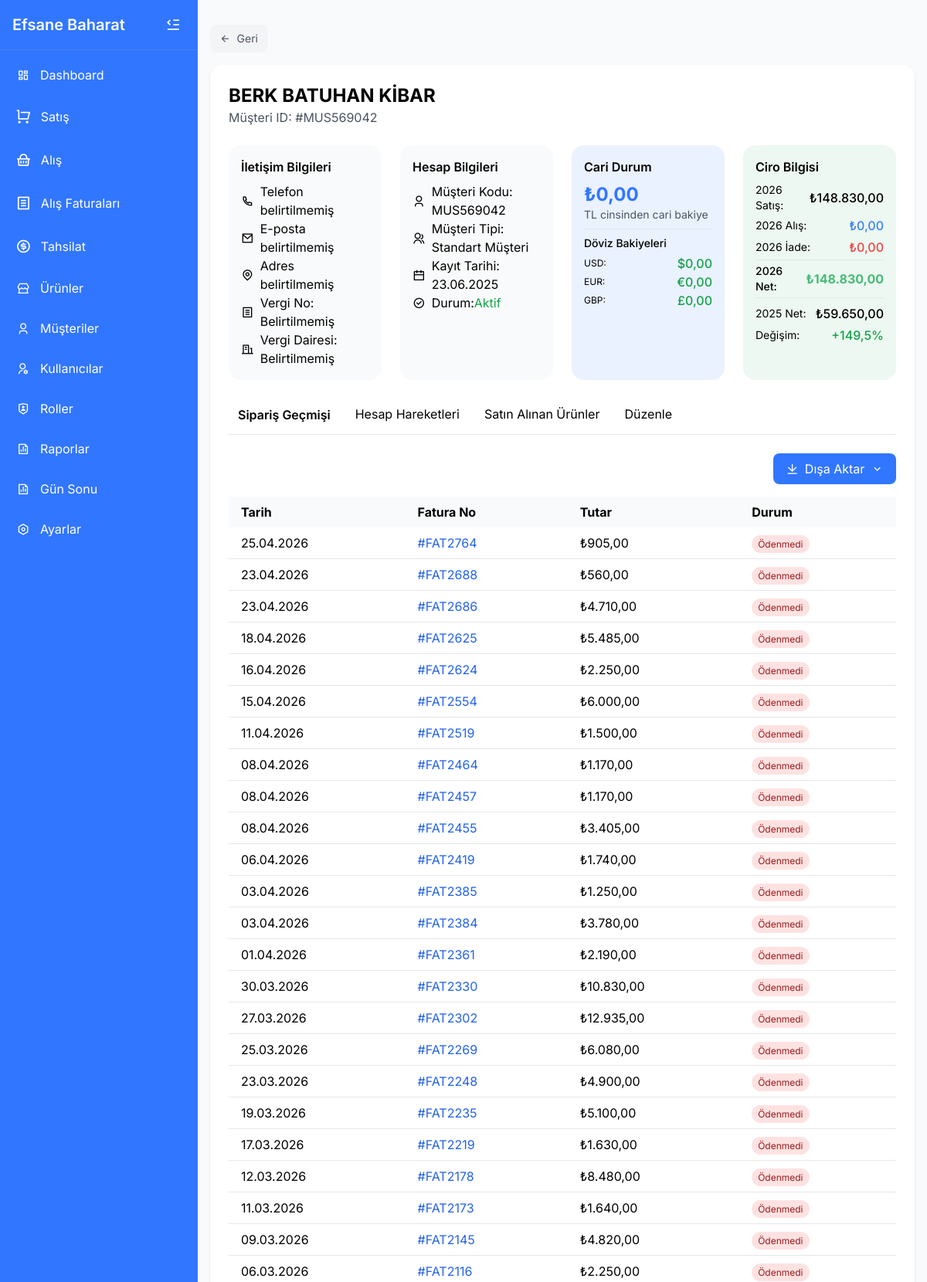
Screenshot of /musteri_detay.php?id=106 (signed in, upper part) with the database file from the repository.
### tables this page shows
CREATE TABLE `musteriler` (
  `id` int(11) NOT NULL,
  `musteri_kodu` varchar(20) DEFAULT NULL,
  `ad` varchar(100) NOT NULL,
  `soyad` varchar(100) DEFAULT NULL,
  `telefon` varchar(20) DEFAULT NULL,
  `adres` text DEFAULT NULL,
  `vergi_no` varchar(50) DEFAULT NULL,
  `tip_id` int(11) DEFAULT NULL,
  `cari_bakiye` decimal(10,2) NOT NULL DEFAULT 0.00,
  `usd_bakiye` decimal(10,2) NOT NULL DEFAULT 0.00,
  `eur_bakiye` decimal(10,2) NOT NULL DEFAULT 0.00,
  `gbp_bakiye` decimal(10,2) NOT NULL DEFAULT 0.00,
  `aktif` tinyint(1) NOT NULL DEFAULT 1,
  `email` varchar(255) DEFAULT NULL,
  `vergi_dairesi` varchar(100) DEFAULT NULL,
  `created_at` timestamp NOT NULL DEFAULT current_timestamp(),
  `updated_at` timestamp NOT NULL DEFAULT current_timestamp() ON UPDATE current_timestamp(),
  `notlar` text DEFAULT NULL
);

CREATE TABLE `musteri_tipleri` (
  `id` int(11) NOT NULL,
  `tip_adi` varchar(50) NOT NULL,
  `aciklama` text DEFAULT NULL,
  `durum` tinyint(1) NOT NULL DEFAULT 1
);

CREATE TABLE `faturalar` (
  `id` int(11) NOT NULL,
  `fatura_no` varchar(50) DEFAULT NULL,
  `fatura_tarihi` date NOT NULL,
  `vade_tarihi` date DEFAULT NULL,
  `fatura_turu` enum('satis','alis') NOT NULL,
  `para_birimi` enum('TRY','USD','EUR','GBP') NOT NULL DEFAULT 'TRY',
  `doviz_kuru` decimal(10,4) DEFAULT NULL,
  `musteri_id` int(11) DEFAULT NULL,
  `tedarikci_id` int(11) DEFAULT NULL,
  `toplam_tutar` decimal(10,2) NOT NULL DEFAULT 0.00,
  `indirim_tutari` decimal(10,2) NOT NULL DEFAULT 0.00,
  `vergi_tutari` decimal(10,2) NOT NULL DEFAULT 0.00,
  `genel_toplam` decimal(10,2) NOT NULL DEFAULT 0.00,
  `aciklama` text DEFAULT NULL,
  `odeme_durumu` enum('odenmedi','kismen_odendi','odendi') NOT NULL DEFAULT 'odenmedi',
  `odenen_tutar` decimal(10,2) NOT NULL DEFAULT 0.00,
  `kalan_tutar` decimal(10,2) NOT NULL DEFAULT 0.00,
  `kullanici_id` int(11) DEFAULT NULL,
  `iptal` tinyint(1) NOT NULL DEFAULT 0,
  `onay_durumu` enum('bekliyor','onaylandi','reddedildi') NOT NULL DEFAULT 'bekliyor',
  `onayli` tinyint(1) NOT NULL DEFAULT 0,
  `created_at` timestamp NOT NULL DEFAULT current_timestamp(),
  `updated_at` timestamp NOT NULL DEFAULT current_timestamp() ON UPDATE current_timestamp()
);

### musteri_detay.php (the view, shortened to what this page needs)
<?php
require_once 'guncelbakiye.php';
$isModal = isset($_GET['modal']) && $_GET['modal'] == '1';
if (!$isModal) {
    include 'includes/header.php';
}
$id = isset($_GET['id']) ? intval($_GET['id']) : 0;
$stmt = $pdo->prepare("SELECT * FROM musteriler WHERE id = :id");
$stmt->execute([':id'=>$id]);
$musteri = $stmt->fetch(PDO::FETCH_ASSOC);
$adSoyad    = trim($musteri['ad'].' '.$musteri['soyad']);
$musteriID  = $musteri['musteri_kodu'] ?? ('MUS00'.$musteri['id']);
$cariBakiye = getMusteriCariBakiye($pdo, $musteri['id']);
$cariBakiyeFormatted = number_format($cariBakiye, 2, ',', '.');
$usdBakiye = $musteri['usd_bakiye'] ?? 0;
$eurBakiye = $musteri['eur_bakiye'] ?? 0;
$gbpBakiye = $musteri['gbp_bakiye'] ?? 0;
function getMusteriCariBakiye($pdo, $musteri_id){
    $stmtS = $pdo->prepare("
        SELECT COALESCE(SUM(toplam_tutar),0) AS toplamSatis
        FROM faturalar
        WHERE musteri_id=:mid
          AND fatura_turu='satis'
          AND iptal = 0
    ");
    $stmtS->execute([':mid'=>$musteri_id]);
    $rowS = $stmtS->fetch(PDO::FETCH_ASSOC);
    $toplamSatis = $rowS ? (float)$rowS['toplamSatis'] : 0;
    $stmtA = $pdo->prepare("
        SELECT COALESCE(SUM(toplam_tutar),0) AS toplamAlis
        FROM faturalar
        WHERE musteri_id=:mid
          AND fatura_turu='alis'
          AND iptal = 0
    ");
    $stmtA->execute([':mid'=>$musteri_id]);
    $rowA = $stmtA->fetch(PDO::FETCH_ASSOC);
    $toplamAlis = $rowA ? (float)$rowA['toplamAlis'] : 0;
    $stmtT = $pdo->prepare("
        SELECT COALESCE(SUM(tutar),0) AS toplamTahsilat
        FROM odeme_tahsilat
        WHERE musteri_id=:mid
          AND islem_turu='tahsilat'
          AND onayli=1
    ");
    $stmtT->execute([':mid'=>$musteri_id]);
    $rowT = $stmtT->fetch(PDO::FETCH_ASSOC);
    $toplamTahsilat = $rowT ? (float)$rowT['toplamTahsilat'] : 0;
    $stmtTed = $pdo->prepare("
        SELECT COALESCE(SUM(tutar),0) AS toplamTediye
        FROM odeme_tahsilat
        WHERE musteri_id=:mid
          AND islem_turu='tediye'
          AND onayli=1
    ");
    $stmtTed->execute([':mid'=>$musteri_id]);
    $rowTed = $stmtTed->fetch(PDO::FETCH_ASSOC);
    $toplamTediye = $rowTed ? (float)$rowTed['toplamTediye'] : 0;
    return $toplamSatis - $toplamAlis - $toplamTahsilat + $toplamTediye;
}
function getMusteriCiroYillik($pdo, $musteri_id, $yil) {
    $sonuclar = [
        'satis' => 0,
        'alis' => 0,
        'iade' => 0,
        'net' => 0
    ];
    $stmtSatis = $pdo->prepare("
        SELECT COALESCE(SUM(toplam_tutar), 0) as toplam
        FROM faturalar
        WHERE musteri_id = :musteri_id
        AND YEAR(fatura_tarihi) = :yil
        AND fatura_turu = 'satis'
        AND iptal = 0
    ");
    $stmtSatis->execute([
        ':musteri_id' => $musteri_id,
        ':yil' => $yil
    ]);
    $sonuclar['satis'] = $stmtSatis->fetchColumn();
    $stmtAlis = $pdo->prepare("
        SELECT COALESCE(SUM(toplam_tutar), 0) as toplam
        FROM faturalar
        WHERE musteri_id = :musteri_id
        AND YEAR(fatura_tarihi) = :yil
        AND fatura_turu = 'alis'
        AND iptal = 0
    ");
    $stmtAlis->execute([
        ':musteri_id' => $musteri_id,
        ':yil' => $yil
    ]);
    $sonuclar['alis'] = $stmtAlis->fetchColumn();
    $stmtIade = $pdo->prepare("
        SELECT COALESCE(SUM(toplam_tutar), 0) as toplam
        FROM faturalar
        WHERE musteri_id = :musteri_id
        AND YEAR(fatura_tarihi) = :yil
        AND fatura_turu = 'satis'
        AND iptal = 1
    ");
    $stmtIade->execute([
        ':musteri_id' => $musteri_id,
        ':yil' => $yil
    ]);
    $sonuclar['iade'] = $stmtIade->fetchColumn();
    $sonuclar['net'] = $sonuclar['satis'] - $sonuclar['iade'] - $sonuclar['alis'];
    return $sonuclar;
}
$buYil = date('Y');
$gecenYil = $buYil - 1;
$buYilCiro = getMusteriCiroYillik($pdo, $musteri['id'], $buYil);
$gecenYilCiro = getMusteriCiroYillik($pdo, $musteri['id'], $gecenYil);
$artisYuzdesi = 0;
if (isset($gecenYilCiro['net']) && $gecenYilCiro['net'] > 0) {
    $artisYuzdesi = (($buYilCiro['net'] - $gecenYilCiro['net']) / $gecenYilCiro['net']) * 100;
}
$Siparisler = [];
try {
    $stmtF = $pdo->prepare("
        SELECT id, fatura_tarihi as tarih, toplam_tutar, odeme_durumu as fatura_durum
        FROM faturalar
        WHERE musteri_id=:mid
          AND fatura_turu='satis'
        ORDER BY fatura_tarihi DESC, id DESC
    ");
    $stmtF->execute([':mid'=>$musteri['id']]);
    $Siparisler = $stmtF->fetchAll(PDO::FETCH_ASSOC);
} catch(Exception $ex){
    error_log("Sipariş geçmişi çekilirken hata: " . $ex->getMessage());
}
?>
<div class="p-2 sm:p-4">
  <button
    onclick="history.back()"
    class="flex items-center mb-4 px-3 py-2 bg-gray-100 hover:bg-gray-200 text-gray-600 rounded-button text-sm"
  >
    <i class="ri-arrow-left-line mr-2"></i> Geri
  </button>
  <div class="bg-white rounded-lg shadow p-3 sm:p-6">
    <div class="mb-4 sm:mb-6">
      <h1 class="text-xl sm:text-2xl font-bold"><?= htmlspecialchars($adSoyad) ?></h1>
      <p class="text-gray-600">Müşteri ID: #<?= htmlspecialchars($musteriID) ?></p>
    </div>
    <div class="grid grid-cols-1 sm:grid-cols-2 lg:grid-cols-4 gap-3 sm:gap-6 mb-6">
      <div class="bg-gray-50 p-3 sm:p-4 rounded-lg">
        <h3 class="font-semibold mb-2">İletişim Bilgileri</h3>
        <p class="flex items-center text-sm sm:text-base"><i class="ri-phone-line mr-2"></i><?= htmlspecialchars($musteri['telefon'] ?: 'Telefon belirtilmemiş') ?></p>
        <p class="flex items-center text-sm sm:text-base"><i class="ri-mail-line mr-2"></i><?= htmlspecialchars($musteri['email'] ?: 'E-posta belirtilmemiş') ?></p>
        <p class="flex items-center text-sm sm:text-base"><i class="ri-map-pin-line mr-2"></i><?= htmlspecialchars($musteri['adres'] ?: 'Adres belirtilmemiş') ?></p>
        <p class="flex items-center text-sm sm:text-base"><i class="ri-file-list-line mr-2"></i>Vergi No: <?= htmlspecialchars($musteri['vergi_no'] ?: 'Belirtilmemiş') ?></p>
        <p class="flex items-center text-sm sm:text-base"><i class="ri-building-line mr-2"></i>Vergi Dairesi: <?= htmlspecialchars($musteri['vergi_dairesi'] ?: 'Belirtilmemiş') ?></p>
      </div>
      <div class="bg-gray-50 p-3 sm:p-4 rounded-lg">
        <h3 class="font-semibold mb-2">Hesap Bilgileri</h3>
        <p class="flex items-center text-sm sm:text-base"><i class="ri-user-3-line mr-2"></i>Müşteri Kodu: <?= $musteri['musteri_kodu'] ?? ('MUS' . str_pad($musteri['id'], 5, '0', STR_PAD_LEFT)) ?></p>
        <p class="flex items-center text-sm sm:text-base"><i class="ri-group-line mr-2"></i>Müşteri Tipi:
          <?php
          if (!empty($musteri['tip_id'])) {
            $stmtTip = $pdo->prepare("SELECT tip_adi FROM musteri_tipleri WHERE id = :tip_id");
            $stmtTip->execute([':tip_id' => $musteri['tip_id']]);
            $tip = $stmtTip->fetchColumn();
            echo htmlspecialchars($tip ?: 'Belirtilmemiş');
          } else {
            echo 'Belirtilmemiş';
          }
          ?>
        </p>
        <p class="flex items-center text-sm sm:text-base"><i class="ri-calendar-line mr-2"></i>Kayıt Tarihi: <?= date('d.m.Y', strtotime($musteri['created_at'])) ?></p>
        <p class="flex items-center text-sm sm:text-base"><i class="ri-checkbox-circle-line mr-2"></i>Durum: <span class="text-green-600">Aktif</span></p>
      </div>
      <div class="bg-primary bg-opacity-10 p-3 sm:p-4 rounded-lg">
        <h3 class="font-semibold mb-2">Cari Durum</h3>
        <div class="text-xl sm:text-2xl font-bold text-primary">
          ₺<?= $cariBakiyeFormatted ?>
        </div>
        <p class="text-xs sm:text-sm text-gray-600 mb-2">TL cinsinden cari bakiye</p>
        <div class="mt-2 pt-2 border-t border-gray-200">
          <h4 class="font-medium text-sm mb-1">Döviz Bakiyeleri</h4>
          <div class="flex justify-between items-center">
            <span class="text-xs">USD:</span>
            <span class="font-medium <?= $usdBakiye < 0 ? 'text-red-600' : 'text-green-600' ?>">$<?= number_format($usdBakiye, 2, ',', '.') ?></span>
          </div>
          <div class="flex justify-between items-center">
            <span class="text-xs">EUR:</span>
            <span class="font-medium <?= $eurBakiye < 0 ? 'text-red-600' : 'text-green-600' ?>">€<?= number_format($eurBakiye, 2, ',', '.') ?></span>
          </div>
          <div class="flex justify-between items-center">
            <span class="text-xs">GBP:</span>
            <span class="font-medium <?= $gbpBakiye < 0 ? 'text-red-600' : 'text-green-600' ?>">£<?= number_format($gbpBakiye, 2, ',', '.') ?></span>
          </div>
        </div>
      </div>
      <div class="bg-secondary bg-opacity-10 p-3 sm:p-4 rounded-lg">
        <h3 class="font-semibold mb-2">Ciro Bilgisi</h3>
        <div class="space-y-1">
          <div class="flex justify-between items-center">
            <span class="text-sm"><?= $buYil ?> Satış:</span>
            <span class="font-medium">₺<?= number_format(isset($buYilCiro['satis']) ? $buYilCiro['satis'] : 0, 2, ',', '.') ?></span>
          </div>
          <div class="flex justify-between items-center">
            <span class="text-sm"><?= $buYil ?> Alış:</span>
            <span class="font-medium text-blue-500">₺<?= number_format(isset($buYilCiro['alis']) ? $buYilCiro['alis'] : 0, 2, ',', '.') ?></span>
          </div>
          <div class="flex justify-between items-center">
            <span class="text-sm"><?= $buYil ?> İade:</span>
            <span class="font-medium text-red-500">₺<?= number_format(isset($buYilCiro['iade']) ? $buYilCiro['iade'] : 0, 2, ',', '.') ?></span>
          </div>
          <div class="flex justify-between items-center border-t pt-1">
            <span class="text-sm font-medium"><?= $buYil ?> Net:</span>
            <span class="font-bold text-secondary">₺<?= number_format(isset($buYilCiro['net']) ? $buYilCiro['net'] : 0, 2, ',', '.') ?></span>
          </div>
          <div class="mt-2 pt-2 border-t border-gray-200">
            <div class="flex justify-between items-center">
              <span class="text-sm"><?= $gecenYil ?> Net:</span>
              <span class="font-medium">₺<?= number_format(isset($gecenYilCiro['net']) ? $gecenYilCiro['net'] : 0, 2, ',', '.') ?></span>
            </div>
            <div class="flex justify-between items-center mt-1">
              <span class="text-sm">Değişim:</span>
              <span class="font-medium <?= $artisYuzdesi >= 0 ? 'text-green-600' : 'text-red-600' ?>">
                <?= $artisYuzdesi >= 0 ? '+' : '' ?><?= number_format($artisYuzdesi, 1, ',', '.') ?>%
              </span>
            </div>
          </div>
        </div>
      </div>
    </div>
    <div class="flex border-b mb-4 sm:mb-6 overflow-x-auto pb-1 no-scrollbar">
      <div class="flex space-x-1 sm:space-x-2 w-full">
        <button class="tab-btn tab-active px-3 py-2 text-sm sm:text-base whitespace-nowrap flex-shrink-0" data-tab="siparisler">
        Sipariş Geçmişi
      </button>
        <button class="tab-btn px-3 py-2 text-sm sm:text-base whitespace-nowrap flex-shrink-0" data-tab="hareketler">
        Hesap Hareketleri
      </button>
        <button class="tab-btn px-3 py-2 text-sm sm:text-base whitespace-nowrap flex-shrink-0" data-tab="urunler">
        Satın Alınan Ürünler
      </button>
        <button class="tab-btn px-3 py-2 text-sm sm:text-base whitespace-nowrap flex-shrink-0" data-tab="duzenle">
        Düzenle
      </button>
      </div>
    </div>
    <div id="siparisler" class="tab-content">
      <div class="flex justify-end mb-4">
        <div class="relative">
          <button
            id="exportBtnSiparisler"
            class="bg-primary text-white px-3 sm:px-4 py-2 !rounded-button hover:bg-opacity-90 flex items-center text-sm sm:text-base"
          >
            <i class="ri-download-line mr-2"></i>Dışa Aktar
            <i class="ri-arrow-down-s-line ml-2"></i>
          </button>
        </div>
      </div>
      <div class="overflow-x-auto -mx-3 sm:mx-0">
        <table class="w-full text-sm sm:text-base" id="siparislerTable">
          <thead class="bg-gray-50">
            <tr>
              <th class="px-2 sm:px-4 py-2 text-left">Tarih</th>
              <th class="px-2 sm:px-4 py-2 text-left">Fatura No</th>
              <th class="px-2 sm:px-4 py-2 text-left">Tutar</th>
              <th class="px-2 sm:px-4 py-2 text-left">Durum</th>
            </tr>
          </thead>
          <tbody>
            <?php if(empty($Siparisler)): ?>
              <tr><td colspan="4" class="p-4 text-gray-500">Henüz satış faturası yok.</td></tr>
            <?php else: ?>
              <?php foreach($Siparisler as $sip): ?>
            <tr class="border-b">
                  <td class="px-2 sm:px-4 py-2"><?= date('d.m.Y', strtotime($sip['tarih'])) ?></td>
              <td class="px-2 sm:px-4 py-2">
                    <a href="javascript:void(0)" onclick="showFaturaDetay(<?= $sip['id'] ?>)" class="text-blue-600 hover:underline">
                      #FAT<?= $sip['id'] ?>
                    </a>
              </td>
                  <td class="px-2 sm:px-4 py-2">₺<?= number_format($sip['toplam_tutar'],2,',','.') ?></td>
                  <td class="px-2 sm:px-4 py-2">
                    <span class="px-2 py-1 rounded-full text-xs <?= $sip['fatura_durum'] == 'odendi' ? 'bg-green-100 text-green-800' : ($sip['fatura_durum'] == 'kismen_odendi' ? 'bg-yellow-100 text-yellow-800' : 'bg-red-100 text-red-800') ?>">
                      <?= $sip['fatura_durum'] == 'odendi' ? 'Ödendi' : ($sip['fatura_durum'] == 'kismen_odendi' ? 'Kısmen Ödendi' : 'Ödenmedi') ?>
                    </span>
                  </td>
            </tr>
              <?php endforeach; ?>
            <?php endif; ?>
          </tbody>
        </table>
      </div>
    </div>
  </div>
</div>
<?php
if (!$isModal) {
    include 'includes/footer.php';
}
?>

### includes/header.php (style rules this page uses)
:where([class^="ri-"])::before { content: "\f3c2"; }
body { font-family: 'Inter', sans-serif; }

### musteri_detay.php (style rules this page uses)
.tab-btn { position: relative; border-bottom: 2px solid transparent; transition: all 0.2s ease; }
.tab-btn.tab-active { color: var(--color-primary); border-bottom: 2px solid var(--color-primary); font-weight: 600; }
.no-scrollbar { -ms-overflow-style: none; scrollbar-width: none; }

### rows the page displays
musteriler: adSoyad "BERK BATUHAN KİBAR", musteri_kodu "MUS569042", telefon "Telefon belirtilmemiş", email "E-posta belirtilmemiş", adres "Adres belirtilmemiş", vergi_no "Belirtilmemiş", vergi_dairesi "Belirtilmemiş", created_at "23.06.2025", usd_bakiye "0,00", eur_bakiye "0,00", gbp_bakiye "0,00"
musteri_tipleri: tip_adi "Standart Müşteri"
faturalar: fatura_tarihi "25.04.2026", id "2764", toplam_tutar "905,00", odeme_durumu "Ödenmedi"
faturalar: fatura_tarihi "23.04.2026", id "2688", toplam_tutar "560,00", odeme_durumu "Ödenmedi"
faturalar: fatura_tarihi "23.04.2026", id "2686", toplam_tutar "4.710,00", odeme_durumu "Ödenmedi"
faturalar: fatura_tarihi "18.04.2026", id "2625", toplam_tutar "5.485,00", odeme_durumu "Ödenmedi"
faturalar: fatura_tarihi "16.04.2026", id "2624", toplam_tutar "2.250,00", odeme_durumu "Ödenmedi"
faturalar: fatura_tarihi "15.04.2026", id "2554", toplam_tutar "6.000,00", odeme_durumu "Ödenmedi"
faturalar: fatura_tarihi "11.04.2026", id "2519", toplam_tutar "1.500,00", odeme_durumu "Ödenmedi"
faturalar: fatura_tarihi "08.04.2026", id "2464", toplam_tutar "1.170,00", odeme_durumu "Ödenmedi"
faturalar: fatura_tarihi "08.04.2026", id "2457", toplam_tutar "1.170,00", odeme_durumu "Ödenmedi"
faturalar: fatura_tarihi "08.04.2026", id "2455", toplam_tutar "3.405,00", odeme_durumu "Ödenmedi"
faturalar: fatura_tarihi "06.04.2026", id "2419", toplam_tutar "1.740,00", odeme_durumu "Ödenmedi"
faturalar: fatura_tarihi "03.04.2026", id "2385", toplam_tutar "1.250,00", odeme_durumu "Ödenmedi"
faturalar: fatura_tarihi "03.04.2026", id "2384", toplam_tutar "3.780,00", odeme_durumu "Ödenmedi"
faturalar: fatura_tarihi "01.04.2026", id "2361", toplam_tutar "2.190,00", odeme_durumu "Ödenmedi"
faturalar: fatura_tarihi "30.03.2026", id "2330", toplam_tutar "10.830,00", odeme_durumu "Ödenmedi"
faturalar: fatura_tarihi "27.03.2026", id "2302", toplam_tutar "12.935,00", odeme_durumu "Ödenmedi"
faturalar: fatura_tarihi "25.03.2026", id "2269", toplam_tutar "6.080,00", odeme_durumu "Ödenmedi"
faturalar: fatura_tarihi "23.03.2026", id "2248", toplam_tutar "4.900,00", odeme_durumu "Ödenmedi"
faturalar: fatura_tarihi "19.03.2026", id "2235", toplam_tutar "5.100,00", odeme_durumu "Ödenmedi"
faturalar: fatura_tarihi "17.03.2026", id "2219", toplam_tutar "1.630,00", odeme_durumu "Ödenmedi"
faturalar: fatura_tarihi "12.03.2026", id "2178", toplam_tutar "8.480,00", odeme_durumu "Ödenmedi"
faturalar: fatura_tarihi "11.03.2026", id "2173", toplam_tutar "1.640,00", odeme_durumu "Ödenmedi"
faturalar: fatura_tarihi "09.03.2026", id "2145", toplam_tutar "4.820,00", odeme_durumu "Ödenmedi"
faturalar: fatura_tarihi "06.03.2026", id "2116", toplam_tutar "2.250,00", odeme_durumu "Ödenmedi"

### other values shown
$cariBakiyeFormatted "0,00"
isset($buYilCiro['satis']) ? $buYilCiro['satis'] : 0 "148.830,00"
isset($buYilCiro['alis']) ? $buYilCiro['alis'] : 0 "0,00"
isset($buYilCiro['iade']) ? $buYilCiro['iade'] : 0 "0,00"
isset($buYilCiro['net']) ? $buYilCiro['net'] : 0 "148.830,00"
isset($gecenYilCiro['net']) ? $gecenYilCiro['net'] : 0 "59.650,00"
$artisYuzdesi "149,5"
